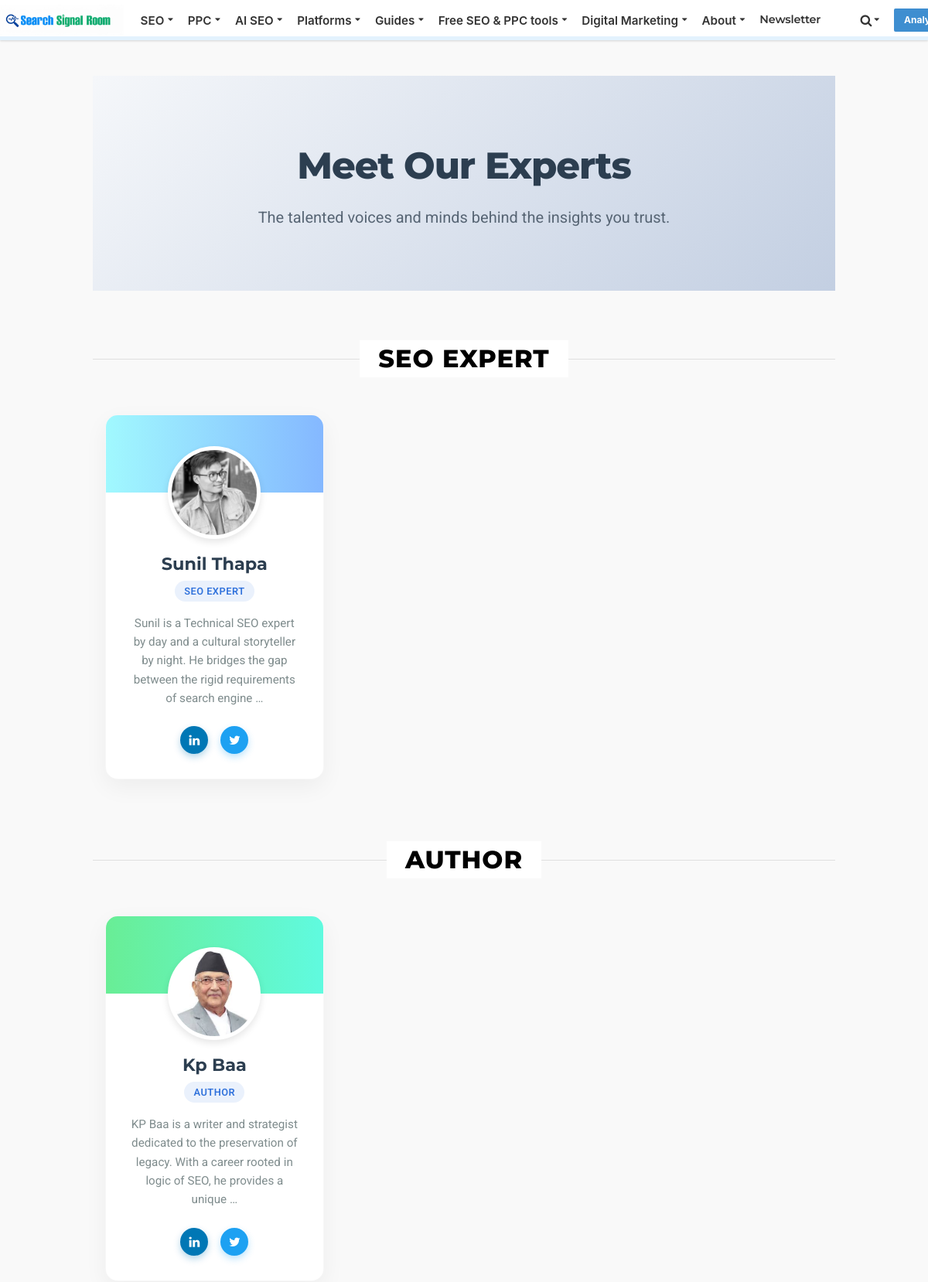
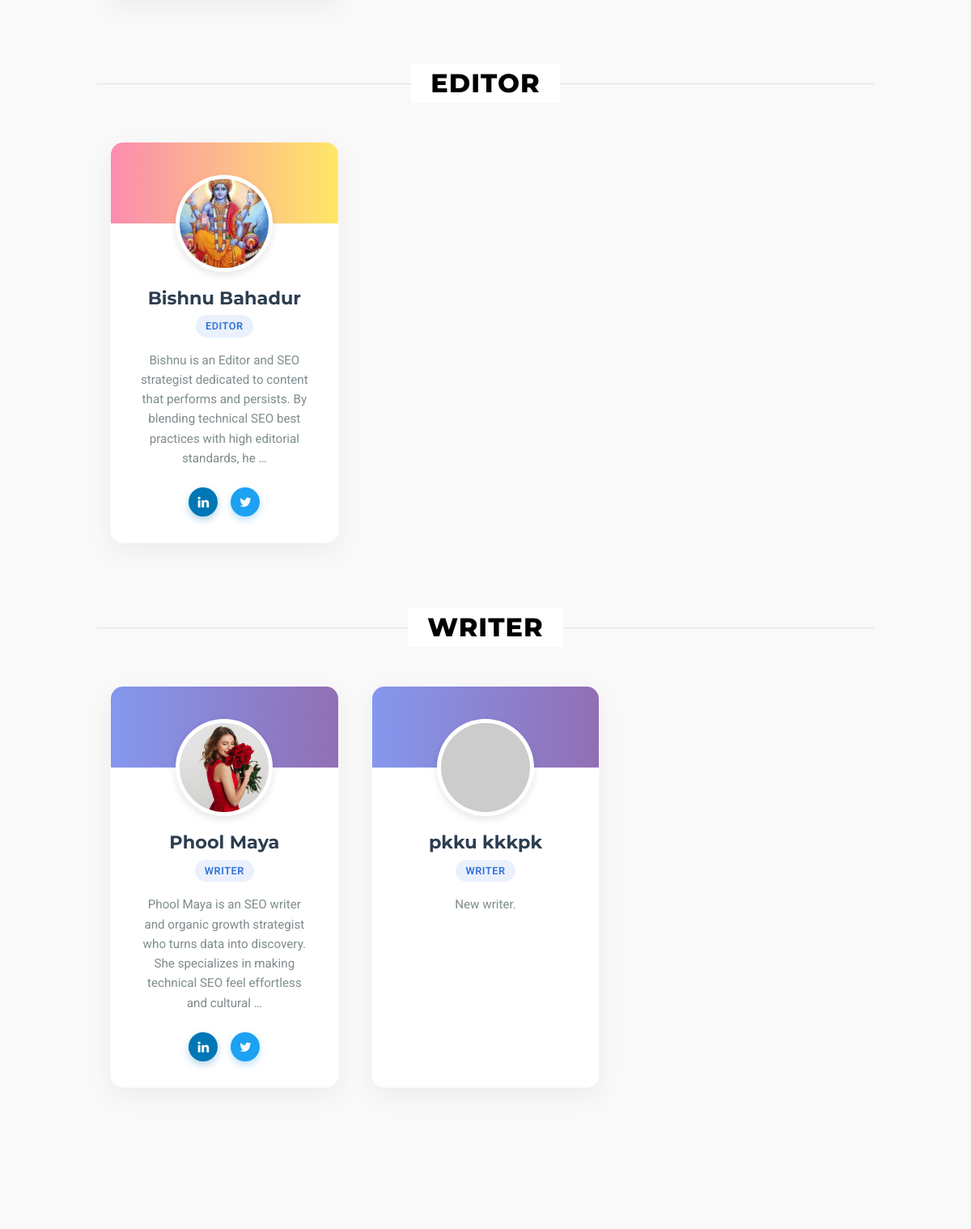
Page /team/ (upper part) on the committed database (2 pictures, top to bottom).
### core/models.py (models this page shows, shortened)
class UserProfile(models.Model):
    ROLE_CHOICES = (
        ('Author', 'Author'),
        ('Editor', 'Editor'),
        ('Writer', 'Writer'),
        ('SEO Expert', 'SEO Expert'),
        ('Admin', 'Admin'),
    )
    user = models.OneToOneField(User, on_delete=models.CASCADE, related_name='userprofile')
    role = models.CharField(max_length=50, choices=ROLE_CHOICES, default='Writer')
    bio = models.TextField(blank=True, null=True, help_text="Bio for author page and post footer")
    profile_image = models.ImageField(upload_to='uploads/authors/', blank=True, null=True)
    linkedin_url = models.URLField(blank=True, null=True)
    twitter_url = models.URLField(blank=True, null=True)
    website_url = models.URLField(blank=True, null=True)
    def get_image_url(self):
        if self.profile_image:
            image_str = str(self.profile_image)
            if image_str.startswith('http'):
                return image_str
            return self.profile_image.url
        return "https://ui-avatars.com/api/?name=" + self.user.username + "&background=random"

### core/views.py (the view)
# urls.py: path('team/', meet_the_team, name='meet_the_team'),
def meet_the_team(request):
    team_members = UserProfile.objects.all().select_related('user')
    role_groups = [
        ('SEO Expert', team_members.filter(role='SEO Expert')),
        ('Author', team_members.filter(role='Author')),
        ('Editor', team_members.filter(role='Editor')),
        ('Writer', team_members.filter(role='Writer')),
    ]
    return render(request, 'core/meet_the_team.html', {'role_groups': role_groups})

### blog/context_processors.py (called while the page is built)
def menu_categories(request):
    categories = Category.objects.all()
    return {'categories': categories}

### blog/models.py (called while the page is built)
    def get_absolute_url(self):
        return '/%s/' % self.slug

### core/templates/core/meet_the_team.html (shortened to what this page needs)
{% extends 'core/base.html' %}
{% block content %}
<div class="team-hero">
    <div class="container">
        <h1>Meet Our Experts</h1>
        <p>The talented voices and minds behind the insights you trust.</p>
    </div>
</div>
<div class="container pb-6">
    {% for role_name, members in role_groups %}
    {% if members %}
    <div class="role-section">
        <div class="role-title-wrapper">
            <h2 class="role-title">{{ role_name }}</h2>
        </div>
        <div class="team-grid">
            {% for profile in members %}
            <div class="team-card">
                <div class="card-avatar-wrapper">
                    <img class="card-avatar" src="{{ profile.get_image_url }}" alt="{{ profile.user.get_full_name }}">
                </div>
                <div class="card-body">
                    <h3 class="member-name">{{ profile.user.get_full_name|default:profile.user.username }}</h3>
                    <span class="member-role">{{ profile.role }}</span>
                    <p class="member-bio">{{ profile.bio|default:"No bio available yet."|truncatewords:25 }}</p>
                    <div class="social-links">
                        {% if profile.linkedin_url %}
                        <a href="{{ profile.linkedin_url }}" class="social-btn social-linkedin" target="_blank"
                            title="LinkedIn">
                            <i class="fa fa-linkedin"></i>
                        </a>
                        {% endif %}
                        {% if profile.twitter_url %}
                        <a href="{{ profile.twitter_url }}" class="social-btn social-twitter" target="_blank"
                            title="Twitter/X">
                            <i class="fa fa-twitter"></i>
                        </a>
                        {% endif %}
                    </div>
                </div>
            </div>
            {% endfor %}
        </div>
    </div>
    {% endif %}
    {% endfor %}
</div>{% endblock %}

### core/templates/core/base.html (style rules this page uses)
body { font-family: 'Roboto', -apple-system, BlinkMacSystemFont, "Segoe UI", sans-serif; background-color: #f9f9f9; padding-top: 50px; color: #1a202c; line-height: 1.5; }
h1, h2, h3, h4, h5, h6 { font-family: 'Montserrat', sans-serif; font-weight: 800; color: #000; }

### core/templates/core/meet_the_team.html (style rules this page uses)
:root { --primary-color: #3273dc; --secondary-color: #2c3e50; --card-bg: #ffffff; --text-main: #2c3e50; --text-muted: #95a5a6; }
.team-hero { background: linear-gradient(135deg, #f5f7fa 0%, #c3cfe2 100%); padding: 5rem 1.5rem; text-align: center; margin-bottom: 4rem; }
.team-hero h1 { font-size: 3rem; font-weight: 800; color: var(--secondary-color); margin-bottom: 1rem; letter-spacing: -1px; }
.team-hero p { font-size: 1.25rem; color: #576574; max-width: 600px; margin: 0 auto; }
.role-section { margin-bottom: 5rem; }
.role-title-wrapper { display: flex; align-items: center; justify-content: center; margin-bottom: 3rem; position: relative; }
.role-title { font-size: 2rem; font-weight: 800; color: #000; background: #fff; padding: 0 1.5rem; z-index: 1; text-transform: uppercase; letter-spacing: 1px; }
.role-title-wrapper::after { content: ''; position: absolute; left: 0; top: 50%; width: 100%; height: 1px; background: #e0e0e0; z-index: 0; }
.team-grid { display: grid; grid-template-columns: repeat(auto-fill, minmax(280px, 1fr)); gap: 2.5rem; padding: 0 1rem; }
.team-card { background: var(--card-bg); border-radius: 16px; overflow: hidden; transition: all 0.4s cubic-bezier(0.175, 0.885, 0.32, 1.275); box-shadow: 0 10px 30px rgba(0, 0, 0, 0.05); position: relative; border: 1px solid rgba(0, 0, 0, 0.03); }
.card-avatar-wrapper { width: 120px; height: 120px; margin: -60px auto 1rem; position: relative; padding: 5px; background: #fff; border-radius: 50%; box-shadow: 0 4px 10px rgba(0, 0, 0, 0.1); }
.card-avatar { width: 100%; height: 100%; border-radius: 50%; object-fit: cover; }
.card-body { text-align: center; padding: 0 2rem 2rem; }
.member-name { font-size: 1.4rem; font-weight: 700; color: var(--secondary-color); margin-bottom: 0.25rem; }
.member-role { display: inline-block; font-size: 0.8rem; font-weight: 600; text-transform: uppercase; letter-spacing: 0.5px; color: var(--primary-color); background: rgba(50, 115, 220, 0.1); padding: 0.25rem 0.75rem; border-radius: 20px; margin-bottom: 1rem; }
.member-bio { font-size: 0.95rem; color: #7f8c8d; line-height: 1.6; margin-bottom: 1.5rem; min-height: 3rem; }
.social-links { display: flex; justify-content: center; gap: 1rem; margin-top: auto; }
.social-btn { width: 36px; height: 36px; display: flex; align-items: center; justify-content: center; border-radius: 50%; transition: all 0.3s ease; text-decoration: none; color: #fff; }
.social-btn i { font-size: 1rem; }
.social-linkedin { background: #0077b5; box-shadow: 0 4px 10px rgba(0, 119, 181, 0.3); }
.social-twitter { background: #1da1f2; box-shadow: 0 4px 10px rgba(29, 161, 242, 0.3); }

### rows in the picture
UserProfile: get_image_url (picture), user.get_full_name "Sunil Thapa", role "SEO EXPERT", bio "Sunil is a Technical SEO expert by day and a cultural storyteller by night. He bridges the gap between the rigid requirements of search engine …"
UserProfile: get_image_url (picture), user.get_full_name "Kp Baa", role "AUTHOR", bio "KP Baa is a writer and strategist dedicated to the preservation of legacy. With a career rooted in logic of SEO, he provides a unique …"
UserProfile: get_image_url (picture), user.get_full_name "Bishnu Bahadur", role "EDITOR", bio "Bishnu is an Editor and SEO strategist dedicated to content that performs and persists. By blending technical SEO best practices with high editorial standards, he …"
UserProfile: get_image_url (picture), user.get_full_name "Phool Maya", role "WRITER", bio "Phool Maya is an SEO writer and organic growth strategist who turns data into discovery. She specializes in making technical SEO feel effortless and cultural …"
UserProfile: user.get_full_name "pkku kkkpk", role "WRITER", bio "New writer."

### other values in the picture
{{ role_name }} "SEO EXPERT" "AUTHOR" "EDITOR" "WRITER"
